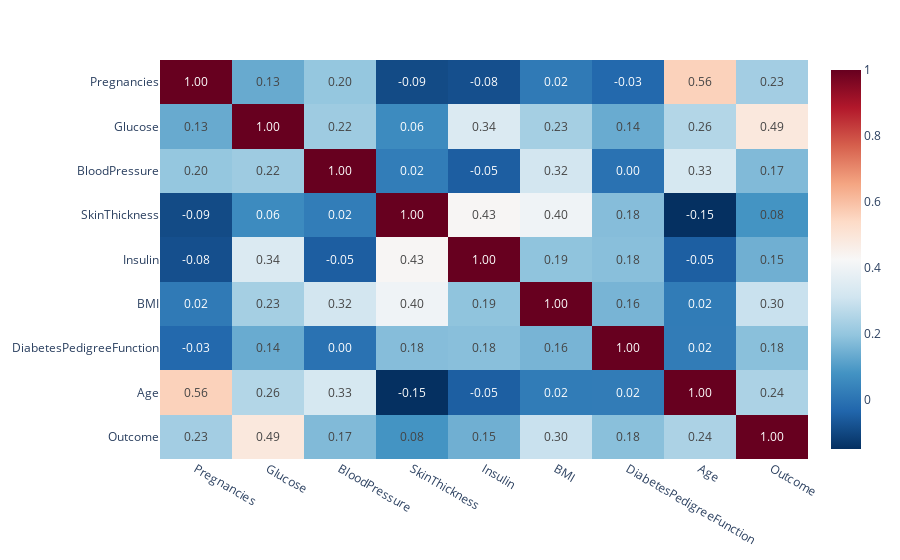

The code cell stored with this chart in its notebook:
### Code cell
import plotly.express as px
plt.figure(figsize=(8,6))

fig = px.imshow(df.corr(), text_auto='.2f', aspect="auto", color_continuous_scale='RdBu_r')
fig.show()

### Figure 1 — Plotly figure (JSON) as saved in the notebook; plotly's stock layout.template omitted (floating-point values rounded to 4 significant figures)
{"data": [{"coloraxis": "coloraxis", "hovertemplate": "x: %{x}<br>y: %{y}<br>color: %{z}<extra></extra>", "name": "0", "texttemplate": "%{z:.2f}", "type": "heatmap", "x": ["Pregnancies", "Glucose", "BloodPressure", "SkinThickness", "Insulin", "BMI", "DiabetesPedigreeFunction", "Age", "Outcome"], "xaxis": "x", "y": ["Pregnancies", "Glucose", "BloodPressure", "SkinThickness", "Insulin", "BMI", "DiabetesPedigreeFunction", "Age", "Outcome"], "yaxis": "y", "z": [[1, 0.1345, 0.2026, -0.09115, -0.08127, 0.01773, -0.02649, 0.5608, 0.2266], [0.1345, 1, 0.2173, 0.06193, 0.342, 0.2311, 0.1362, 0.2557, 0.4887], [0.2026, 0.2173, 1, 0.02472, -0.05071, 0.3185, -0.002557, 0.3274, 0.1715], [-0.09115, 0.06193, 0.02472, 1, 0.434, 0.4023, 0.1789, -0.1481, 0.08285], [-0.08127, 0.342, -0.05071, 0.434, 1, 0.1931, 0.1833, -0.04788, 0.1467], [0.01773, 0.2311, 0.3185, 0.4023, 0.1931, 1, 0.1582, 0.02197, 0.2972], [-0.02649, 0.1362, -0.002557, 0.1789, 0.1833, 0.1582, 1, 0.0226, 0.1844], [0.5608, 0.2557, 0.3274, -0.1481, -0.04788, 0.02197, 0.0226, 1, 0.2433], [0.2266, 0.4887, 0.1715, 0.08285, 0.1467, 0.2972, 0.1844, 0.2433, 1]]}], "layout": {"autosize": true, "coloraxis": {"colorscale": [[0, "rgb(5,48,97)"], [0.1, "rgb(33,102,172)"], [0.2, "rgb(67,147,195)"], [0.3, "rgb(146,197,222)"], [0.4, "rgb(209,229,240)"], [0.5, "rgb(247,247,247)"], [0.6, "rgb(253,219,199)"], [0.7, "rgb(244,165,130)"], [0.8, "rgb(214,96,77)"], [0.9, "rgb(178,24,43)"], [1, "rgb(103,0,31)"]]}, "margin": {"t": 60}, "xaxis": {"anchor": "y", "autorange": true, "domain": [0, 1], "range": [-0.5, 8.5], "type": "category"}, "yaxis": {"anchor": "x", "autorange": true, "domain": [0, 1], "range": [8.5, -0.5], "type": "category"}}}
